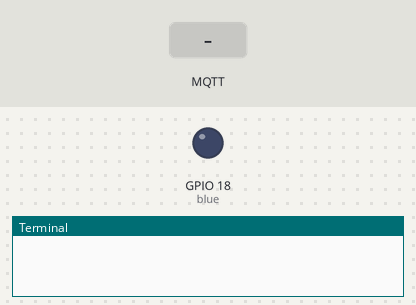
Simulated run of this program. Board: Raspberry Pi (BCM pin numbers). On the bench: output pins drawn as LEDs (lit = HIGH), the last lines printed to the terminal. The test bench sets the inputs (shaded band). No MQTT or app messages arrive unless stated.

Above: at 1.3 s.
1.4 s: MQTT message "on" arrives on the first subscribed topic
At 3.35 s:
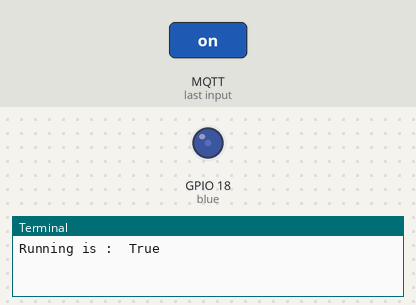
4.4 s: MQTT message "1" arrives on the first subscribed topic
At 5.25 s:
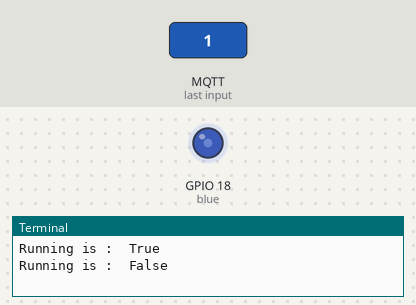
Timing chart, 0 to 16.4 s (numbered marks = the images above; inputs shaded):
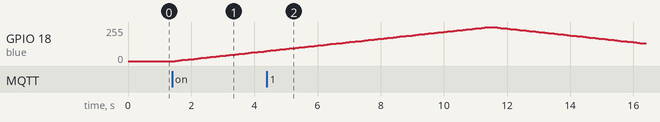

The program:

rgb.py
```python
import paho.mqtt.client as mqtt
import sys
import RPi.GPIO as GPIO
import time

GPIO.setmode(GPIO.BCM)

blue = 18
red = 19
green = 13

GPIO.setup(blue, GPIO.OUT)

pBlue = GPIO.PWM(blue, 100);
pBlue.start(0);

broker_addr="192.168.10.105"
pwmTopic = "led/cycle"
client = mqtt.Client("RPiZeroCycle");
client.connect(broker_addr)
client.subscribe(pwmTopic)
client.publish(pwmTopic, "off")

running = False


def on_message(client, userdata, message):
	global running
        payload = str(message.payload.decode("utf-8"))
	#print("message received " ,payload)
	#print("message topic=",message.topic)
	if message.topic == pwmTopic:
		if payload == 'on':
			running = True
		else:
			running = False
	print("Running is : ", running)


client.on_message=on_message
client.loop_start()

try:
	while True:
		while running:
			for dc in range(0,101,1):
				pBlue.ChangeDutyCycle(dc)
				time.sleep(0.1)
			for dc in range(100,-1,-1):
				pBlue.ChangeDutyCycle(dc)
				time.sleep(0.1)
except KeyboardInterrupt:
	pass
pBlue.stop()
```

Measured:
- after the input at 1.4 s, GPIO 18 (blue): moves from 0/255 to 74/255 over 2.8 s, starting after 0.10 s
